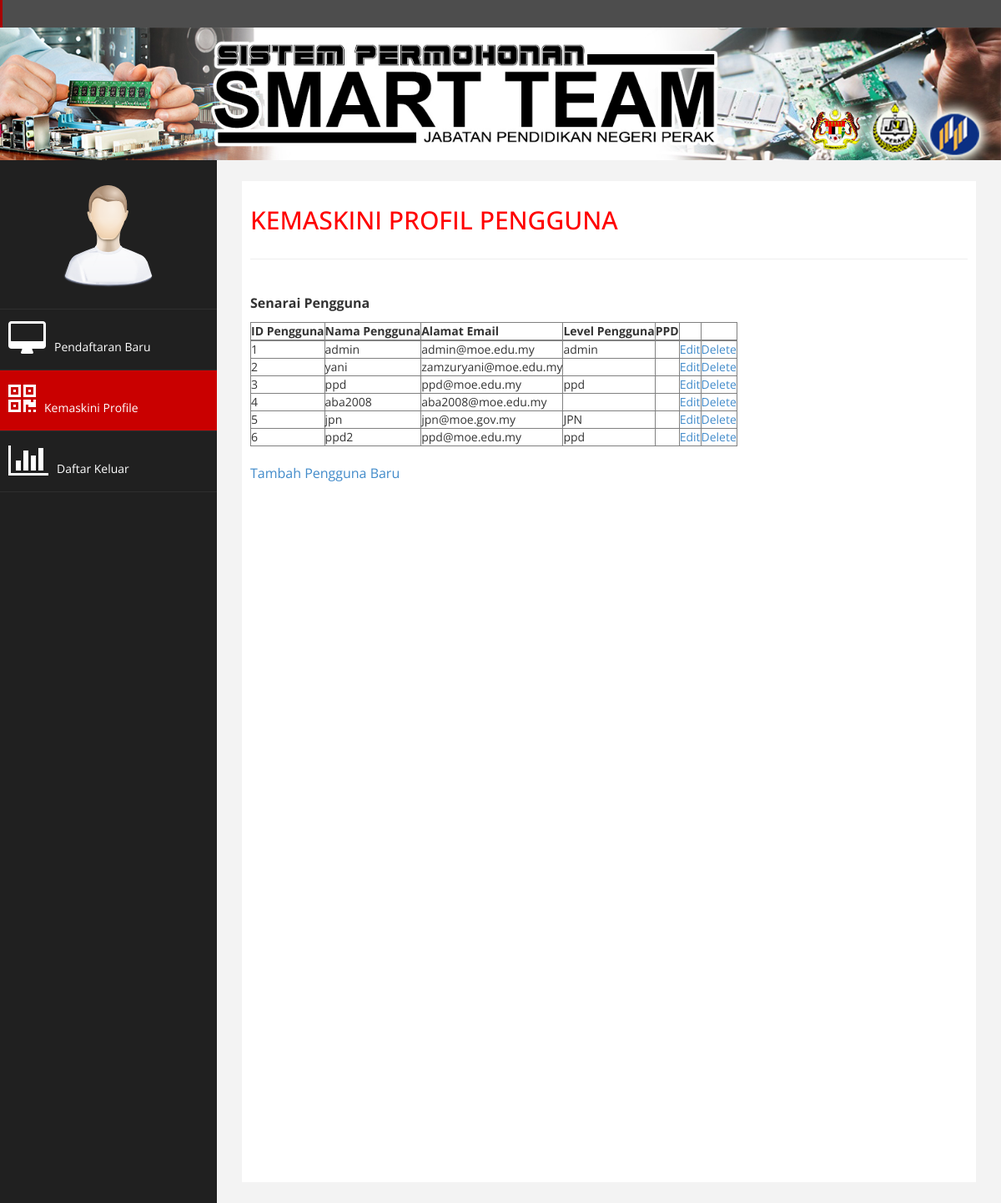
The page /admin/update.php on the database its author committed.
### tables this page shows
CREATE TABLE `user` (
  `id_user` int(255) NOT NULL,
  `username` varchar(100) NOT NULL,
  `email` varchar(100) NOT NULL,
  `password` varchar(100) NOT NULL,
  `level_user` enum('admin','JPN','ppd') NOT NULL
);

### admin/update.php (the view, shortened to what this page needs)
<!DOCTYPE html>
<html xmlns="http://www.w3.org/1999/xhtml">
<?php
include ('include/header.php');
include ('include/topnav.php');
?>
        <div id="page-wrapper" >
            <div id="page-inner">
                <div class="row">
                    <div class="col-md-12">
                     <h2>KEMASKINI PROFIL PENGGUNA
                </h2></div></div>
                 <hr />
<?php
include('../include/dbconnect.php');
$sql = "SELECT * FROM user";
$result = $conn->query($sql);
echo "<p><b> Senarai Pengguna</b></p>";
echo "<table border='1' cellpadding='10'>";
echo "<tr><th>ID Pengguna</th><th>Nama Pengguna</th><th>Alamat Email</th><th>Level Pengguna</th><th>PPD</th><th></th><th></tr><th></th>";
    while($row = mysqli_fetch_array($result)) {
        echo "<tr>";
        echo '<td>' . $row['id_user'] . '</td>';
        echo '<td>' . $row['username'] . '</td>';
        echo '<td>' . $row['email'] . '</td>';
        echo '<td>' . $row['level_user'] . '</td>';
        echo '<td>' . $row['ppd'] . '</td>';
        echo '<td><a href="record.php?id=' . $row['id_user'] . '">Edit</a></td>';
        echo '<td><a href="delete.php?id='. $row['id_user'] . '">Delete</a></td>';
    }
    echo "</table>";
?>
<p><a href="index.php">Tambah Pengguna Baru</a></p>
    </div>
            </div>
        </div>
</body>
</html>

### assets/css/custom.css (style rules this page uses)
body { font-family: 'Open Sans', sans-serif; }
#page-wrapper { padding: 15px 15px; min-height: 600px; background:#F3F3F3; }
#page-inner { width:100%; margin:10px 20px 10px 0px; background-color:#fff!important; padding:10px; min-height:1200px; }
h2 { color: #f00; }
p { font-size:16px; line-height:25px; padding-top:20px; }
@media (min-width:768px) { #page-wrapper { margin: 0 0 0 260px; padding: 15px 30px; min-height: 1200px; } }

### rows shown on the page
user: id_user "1", username "admin", email "admin@moe.edu.my", level_user "admin"
user: id_user "2", username "yani", email "zamzuryani@moe.edu.my"
user: id_user "3", username "ppd", email "ppd@moe.edu.my", level_user "ppd"
user: id_user "4", username "aba2008", email "aba2008@moe.edu.my"
user: id_user "5", username "jpn", email "jpn@moe.gov.my", level_user "JPN"
user: id_user "6", username "ppd2", email "ppd@moe.edu.my", level_user "ppd"
